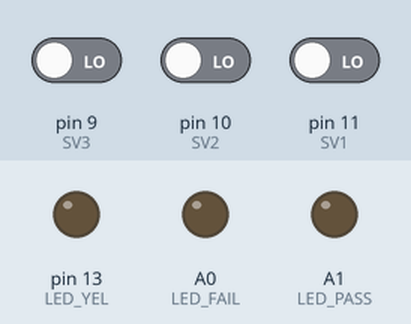
Bench run of a sketch on a simulated Arduino Uno, built with avr-gcc and run on an emulated ATmega328P. On the bench: output pins drawn as LEDs (lit = HIGH). The test bench sets the inputs (shaded band); at power-on: pin 9 (SV3) LOW, pin 10 (SV2) LOW, pin 11 (SV1) LOW.

Above: at 1.2 s.
1.3 s: pin 9 (SV3) driven HIGH
At 2.1 s:
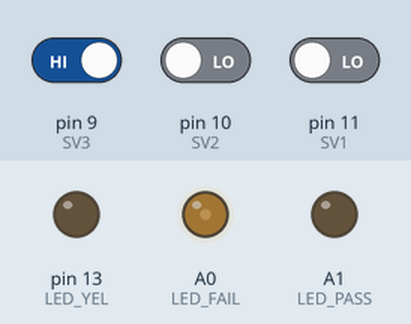
2.8 s: pin 10 (SV2) driven HIGH
At 3.3 s:
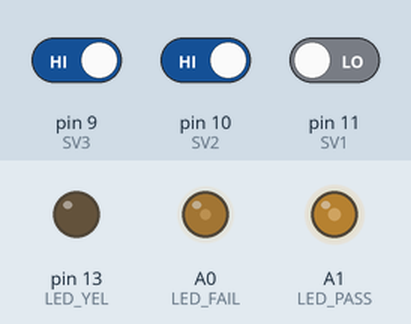
4.3 s: pin 11 (SV1) driven HIGH
At 4.6 s:
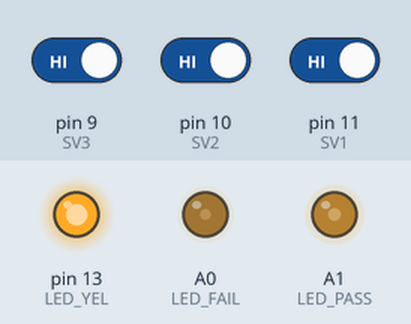
5.8 s: pin 9 (SV3) driven LOW
At 6.7 s:
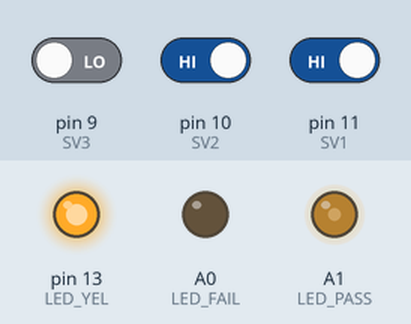
7.3 s: pin 10 (SV2) driven LOW
At 8.3 s:
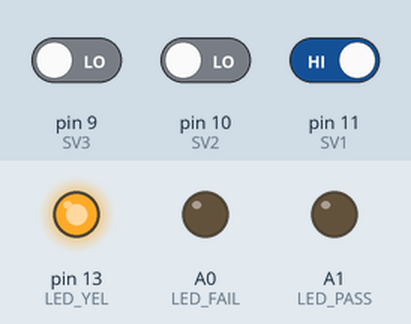
8.8 s: pin 9 (SV3) driven HIGH
At 10.2 s:
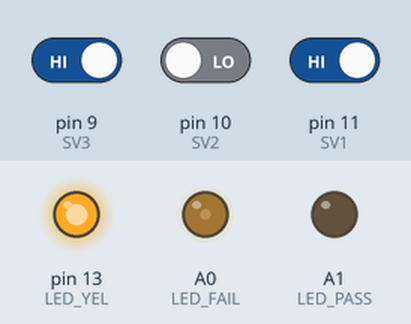
Timing chart, 0 to 11.3 s (numbered marks = the images above; inputs shaded):
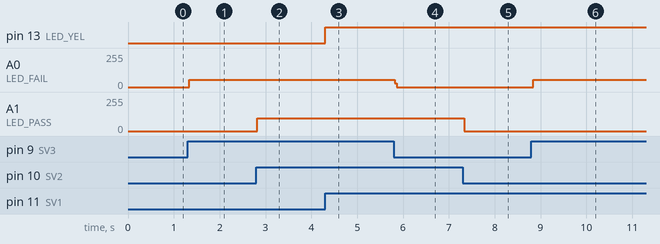

Measured:
- after the input at 1.3 s, A0 (LED_FAIL): 0/255 → 56/255 at once
- after the input at 2.8 s, A1 (LED_PASS): 0/255 → 96/255 at once
- after the input at 4.3 s, pin 13 (LED_YEL): LOW → HIGH at once
- after the input at 5.8 s, A0 (LED_FAIL): 56/255 → 0/255 at once
- after the input at 7.3 s, A1 (LED_PASS): 96/255 → 0/255 at once
- after the input at 8.8 s, A0 (LED_FAIL): 0/255 → 56/255 at once

The sketch:

Tester.ino
```cpp
/*  Brain Board Tester

  Boards to be tested (Machine Under Test [MUT]) are plugged into the
  test board and checked for proper operation.

*/

#define RST_MUT  7
#define RST_DET  A2
#define LED_PASS A1
#define LED_FAIL A0
#define LED_YEL  13
#define SV3      9
#define SV2      10
#define SV1      11

int state = 0;   // Testng:0, Pass:1, Fail:2

void setup() {
  pinMode(LED_PASS, OUTPUT);
  pinMode(LED_FAIL, OUTPUT);
  pinMode(LED_YEL,  OUTPUT);

  pinMode(SV1, INPUT);
  pinMode(SV2, INPUT);
  pinMode(SV3, INPUT);
  //digitalWrite(SV1, HIGH);  // Pullup

  digitalWrite(LED_PASS, LOW);
  digitalWrite(LED_FAIL, LOW);
  digitalWrite(LED_YEL,  LOW);

  // Reset the MUT
  digitalWrite(RST_MUT, LOW);
  digitalWrite(RST_MUT, HIGH);

}


void loop() {
  digitalWrite(LED_YEL,  digitalRead(SV1));
  digitalWrite(LED_PASS,  digitalRead(SV2));
  digitalWrite(LED_FAIL,  digitalRead(SV3));

  // Set Pass/Fail
  switch (state) {
    case 0:  // TESTING
      digitalWrite(LED_PASS, LOW);
      digitalWrite(LED_FAIL, LOW);
      //digitalWrite(LED_YEL,  HIGH);
      break;
    case 1:  // PASS
      digitalWrite(LED_PASS, HIGH);
      digitalWrite(LED_FAIL, LOW);
      //digitalWrite(LED_YEL,  LOW);
      break;
    case 2:  // FAIL
      digitalWrite(LED_PASS, LOW);
      digitalWrite(LED_FAIL, HIGH);
      //digitalWrite(LED_YEL,  LOW);
      break;
  }
}
```
